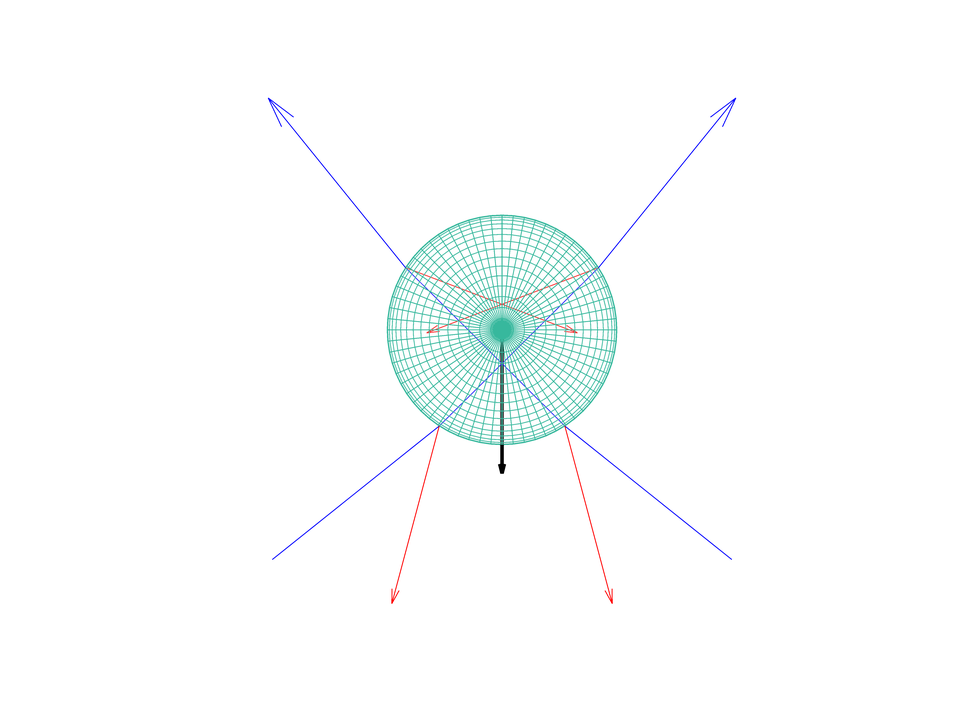
%> input picture ScatteringDoubleRay.png, 970 x 727 px, shrunk from 4667 x 3500 before the run, given in place of solution_2.21Jul2014_22.42.27_000382.tiff, which was not available
$ octave ImageFiltering_New.m   (GNU Octave 9; MATLAB toolbox functions it lacks are replaced by stand-ins)
%> lines starting %> are read from the running program, lines starting %| are printed output that depends on the picture; in (x1, y1, x2, y2) boxes, pixels count from 0 and x2, y2 are one past the last pixel; in counts of white or black regions, pixels touching at a corner belong together; the program's own positions count from 1; pictures that were not available may be replaced by others from this repository, and a replacement may not be noted
### Matlab_routines/bpassA.m
function res = bpassA(image_array,lnoise,lobject,threshold)
%
% NAME:
%               bpass
% PURPOSE:
%               Implements a real-space bandpass filter that suppresses
%               pixel noise and long-wavelength image variations while
%               retaining information of a characteristic size.
%
% CATEGORY:
%               Image Processing
% CALLING SEQUENCE:
%               res = bpass( image_array, lnoise, lobject )
% INPUTS:
%               image:  The two-dimensional array to be filtered.
%               lnoise: Characteristic lengthscale of noise in pixels.
%                       Additive noise averaged over this length should
%                       vanish. May assume any positive floating value.
%                       May be set to 0 or false, in which case only the
%                       highpass "background subtraction" operation is
%                       performed.
%               lobject: (optional) Integer length in pixels somewhat
%                       larger than a typical object. Can also be set to
%                       0 or false, in which case only the lowpass
%                       "blurring" operation defined by lnoise is done,
%                       without the background subtraction defined by
%                       lobject.  Defaults to false.
%               threshold: (optional) By default, after the convolution,
%                       any negative pixels are reset to 0.  Threshold
%                       changes the threshhold for setting pixels to
%                       0.  Positive values may be useful for removing
%                       stray noise or small particles.  Alternatively, can
%                       be set to -Inf so that no threshholding is
%                       performed at all.
%
% OUTPUTS:
%               res:    filtered image.
% PROCEDURE:
%               simple convolution yields spatial bandpass filtering.
% NOTES:
% Performs a bandpass by convolving with an appropriate kernel.  You can
% think of this as a two part process.  First, a lowpassed image is
% produced by convolving the original with a gaussian.  Next, a second
% lowpassed image is produced by convolving the original with a boxcar
% function. By subtracting the boxcar version from the gaussian version, we
% are using the boxcar version to perform a highpass.
%
% original - lowpassed version of original => highpassed version of the
% original
%
% Performing a lowpass and a highpass results in a bandpassed image.
%
% Converts input to double.  Be advised that commands like 'image' display
% double precision arrays differently from UINT8 arrays.

% MODIFICATION HISTORY:
%               Written by David G. Grier, The University of Chicago, 2/93.
%
%               Greatly revised version DGG 5/95.
%
%               Added /field keyword JCC 12/95.
%
%               Memory optimizations and fixed normalization, DGG 8/99.
%               Converted to Matlab by D.Blair 4/2004-ish
%
%               Fixed some bugs with conv2 to make sure the edges are
%               removed D.B. 6/05
%
%               Removed inadvertent image shift ERD 6/05
%
%               Added threshold to output.  Now sets all pixels with
%               negative values equal to zero.  Gets rid of ringing which
%               was destroying sub-pixel accuracy, unless window size in
%               cntrd was picked perfectly.  Now centrd gets sub-pixel
%               accuracy much more robustly ERD 8/24/05
%
%               Refactored for clarity and converted all convolutions to
%               use column vector kernels for speed.  Running on my
%               macbook, the old version took ~1.3 seconds to do
%               bpass(image_array,1,19) on a 1024 x 1024 image; this
%               version takes roughly half that. JWM 6/07
%
%       This code 'bpass.pro' is copyright 1997, John C. Crocker and
%       David G. Grier.  It should be considered 'freeware'- and may be
%       distributed freely in its original form when properly attributed.

if nargin < 3, lobject = false; end
if nargin < 4, threshold = 0; end

normalize = @(x) x/sum(x);

image_array = double(image_array);

if lnoise == 0
  gaussian_kernel = 1;
else
  gaussian_kernel = normalize(...
    exp(-((-ceil(5*lnoise):ceil(5*lnoise))/(2*lnoise)).^2));
end

if lobject
  boxcar_kernel = normalize(...
      ones(1,length(-round(lobject):round(lobject))));
end

% JWM: Do a 2D convolution with the kernels in two steps each.  It is
% possible to do the convolution in only one step per kernel with
%
  % gconv = conv2(gaussian_kernel',gaussian_kernel,image_array,'same');
  % bconv = conv2(boxcar_kernel', boxcar_kernel,image_array,'same');
%
% but for some reason, this is slow.  The whole operation could be reduced
% to a single step using the associative and distributive properties of
% convolution:
%
  % filtered = conv2(image_array,...
  %   gaussian_kernel'*gaussian_kernel - boxcar_kernel'*boxcar_kernel,...
  %   'same');
%
% But this is also comparatively slow (though inexplicably faster than the
% above).  It turns out that convolving with a column vector is faster than
% convolving with a row vector, so instead of transposing the kernel, the
% image is transposed twice.

gconv = conv2(image_array',gaussian_kernel','same');
gconv = conv2(gconv',gaussian_kernel','same');
filtered = gconv;


% JWM: I question the value of zeroing out negative pixels.  It's a
% nonlinear operation which could potentially mess up our expectations
% about statistics.  Is there data on 'Now centroid gets subpixel accuracy
% much more robustly'?  To choose which approach to take, uncomment one of
% the following two lines.
% ERD: The negative values shift the peak if the center of the cntrd mask
% is not centered on the particle.

% res = filtered;
%filtered(filtered < threshold) = 0;
res = filtered;

### Matlab_routines/ImageFiltering_New.m
%Routine to perform a pre-track ImageFiltering analysis on a sample frame. Useful to
%individuate the correct parameters for a good filtering, necessary for a
%correct particle tracking

%N.B! This routine serves to see if the image filtering procedure is
%appropriate for your serie of image. Carefully check the filtered image
%before doing the real tracking on the overall serie. You are warned!

%The refinement routine is a centroid location algorithm which provides
%sub-pixel resolution for particle tracking. It does correct the position of the brightest pixel and excludes particles which are too close to the pic edges. See the documentation of
%cntrd.m

close all
ext=input('Indicate folder of your files ','s');
%> the answer given: ..
%cd(ext)
ext=input('Indicate extension of your files ','s');
%> the answer given: ../ScatteringDoubleRay.png
pic='\\np-nobelium\OE_Personal\ac2014\Desktop\Oil_Colloids_DJ\Diffusivity_2014_07_21_331fps\solution_2.21Jul2014_22.42.27\solution_2.21Jul2014_22.42.27_000382.tiff';
ext='\\np-nobelium\OE_Personal\ac2014\Desktop\Oil_Colloids_DJ\hig_exp_low_fps_50fps\Solution_Colloid_3_2014_07_18\Solution_Colloid.18Jul2014_14.01.45_001081.tiff';


%Show original image
figure
imshow(pic)
hold on
M = size(imread(pic),1);
%> M = 727
N = size(imread(pic),2);
%> N = 970
for k = 1:20:M
    x = [1 N];
    y = [k k];
    plot(x,y,'Color','w','LineStyle','-');
    plot(x,y,'Color','k','LineStyle',':');
end
%> this loop made 37 passes
%> (k, y) on passes 2 to 9: (21, [21 21]), (41, [41 41]), (61, [61 61]), (81, [81 81]), (101, [101 101]), (121, [121 121]), (141, [141 141]), (161, [161 161])

for k = 1:20:N
    x = [k k];
    y = [1 M];
    plot(x,y,'Color','w','LineStyle','-');
    plot(x,y,'Color','k','LineStyle',':');
end
%> this loop made 49 passes
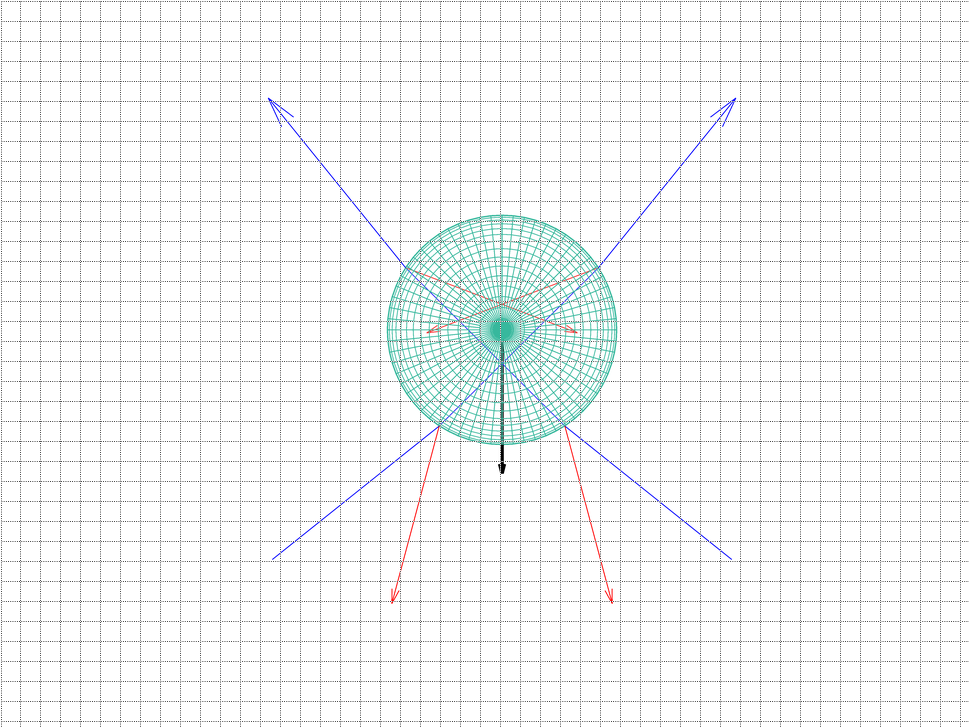
%> figure redrawn from the program's plot data

hold off

%Select appropriate conversion based on pic format
if ismatrix(imread(pic))
    I = double(imread(pic));
else
    I = double(rgb2gray(imread(pic)));
end

Ibscaled=I./max(max(I));
%Show scaled image
figure
imshow(Ibscaled)

%Apply convo filter (smears out noise)& contrast enhance the picture
threshold=0.2*max(Ibscaled(:));
%> threshold = 0.2
im=imadjust(bpassA(1-Ibscaled,1,1,threshold));
%> in bpassA, `gconv = conv2(image_array',gaussian_kernel','same');`:
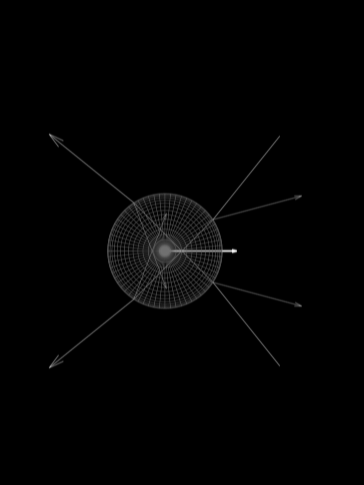
%> gconv: size 970x727 double (shown at 1/2 size); min 0, max 0.985, mean 0.0103
figure
imshow(im)
figure
im_enh=imadjust(im-imopen(im,strel('square',15)));
imshow(im_enh)

%Binarize im
level = graythresh(im_enh)*3;
%> level = 1.08
while level > 1
    level = level*0.9;
end
%> this loop made 1 pass
%> level on pass 1: 0.974
bw = im2bw(im_enh,level);
%> bw: size 727x970 logical; 1.1% white in thin lines or dots, all inside (x1, y1, x2, y2) = (267, 97, 737, 604)
bw = bwareaopen(bw, 50);
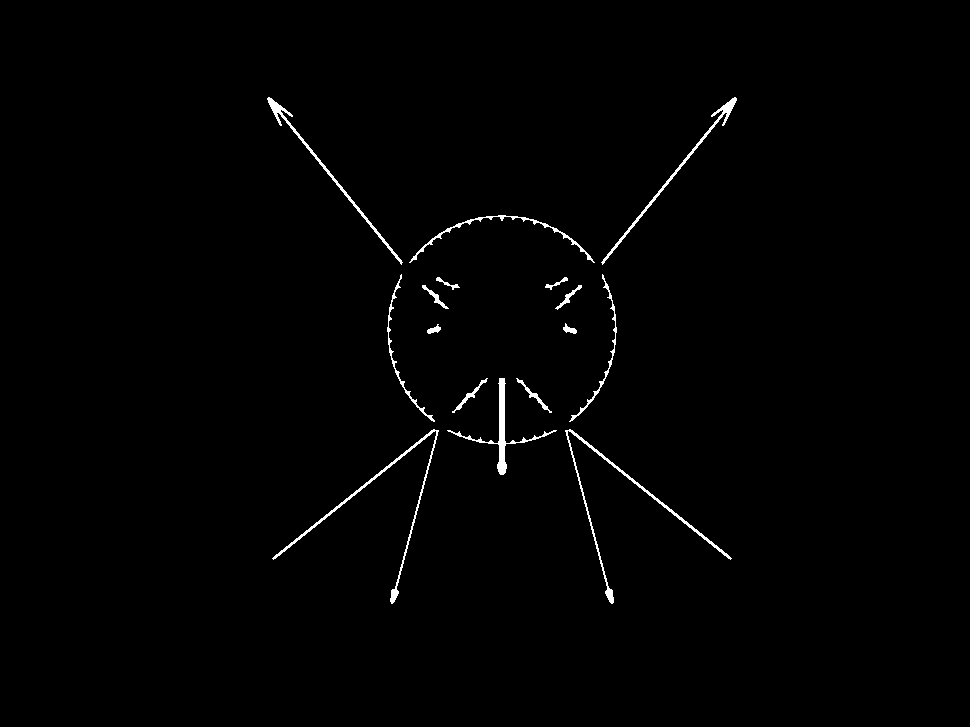
%> bw: size 727x970 logical; 0.94% white; 16 white regions, largest, box (x1, y1, x2, y2) and area: (565, 429, 732, 604) 1023, (272, 429, 439, 604) 1000, (447, 378, 557, 475) 866
bw = imfill(bw,'holes');


%Find region & centriud
im_prop=regionprops(bw,im_enh,'Area','PixelIdxList','WeightedCentroid');
%> im_prop = 16 regions; largest, Area and WeightedCentroid: 1023 [627 509], 1000 [378.7 508.8], 866 [502.4 431.7], 766 [324.7 167.6], 762 [680.4 167.6]
while size(im_prop,1) > 1 && level > 0.2
    level = level*0.9;
    bw = im2bw(im_enh,level);
    bw = bwareaopen(bw, 50);
   im_prop=regionprops(bw,im_enh,'Area','PixelIdxList','WeightedCentroid');
end
%> this loop made 5 passes
%> level on passes 1 to 4: 0.877, 0.789, 0.71, 0.639
bw = imfill(bw,'holes');
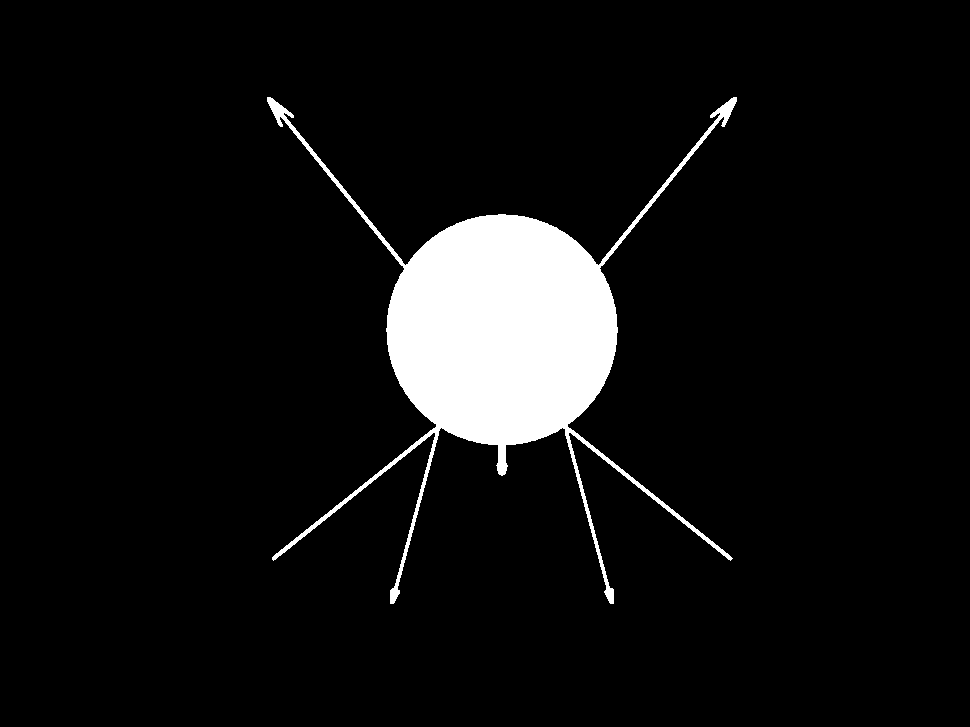
%> bw: size 727x970 logical; 6.8% white; 1 white region, box (x1, y1, x2, y2) and area: (267, 97, 737, 604) 47677
[circles,radii,metric]=imfindcircles(bw,[5 15]);
%> circles = [502.5 468.2; 610.6 595.3; 394.9 595.5; 336 181.5; 668.2 182.6]; radii = [6.28; 5.39; 5.13; 5; 5]; metric = [0.32; 0.204; 0.176; 0.0529; 0.0514]
figure
imshow(bw)
figure
imshow(im_enh)
hold on
viscircles(circles,radii,'EdgeColor','b')
plot(im_prop.WeightedCentroid(1),im_prop.WeightedCentroid(2),'ro','MarkerSize',1,'LineWidth',2)
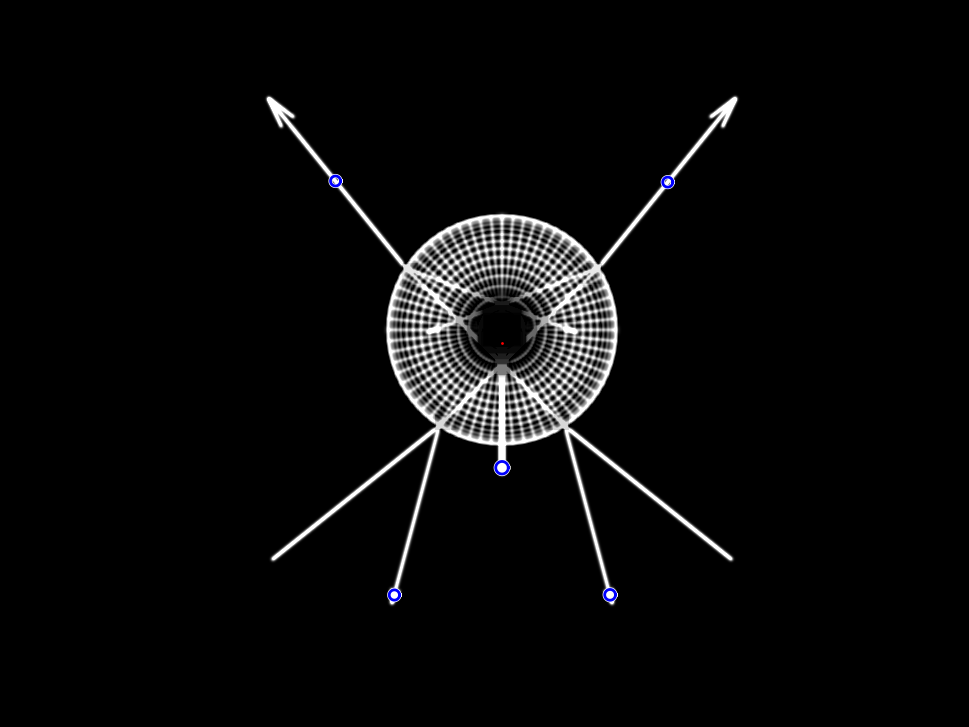
%> figure redrawn from the program's plot data
 % cnt=cntrd(Ib,pk,featdiam+3-mod(featdiam,2));
 % Blue circles: particle pos after image refinement
 % plot(cnt(:,1),cnt(:,2),'bo','MarkerSize',featdiam,'LineWidth',2)
 im_prop.WeightedCentroid
%> ans = [502.6 343.7]
hold off

$ run again, on ScatteringMultiRay.png
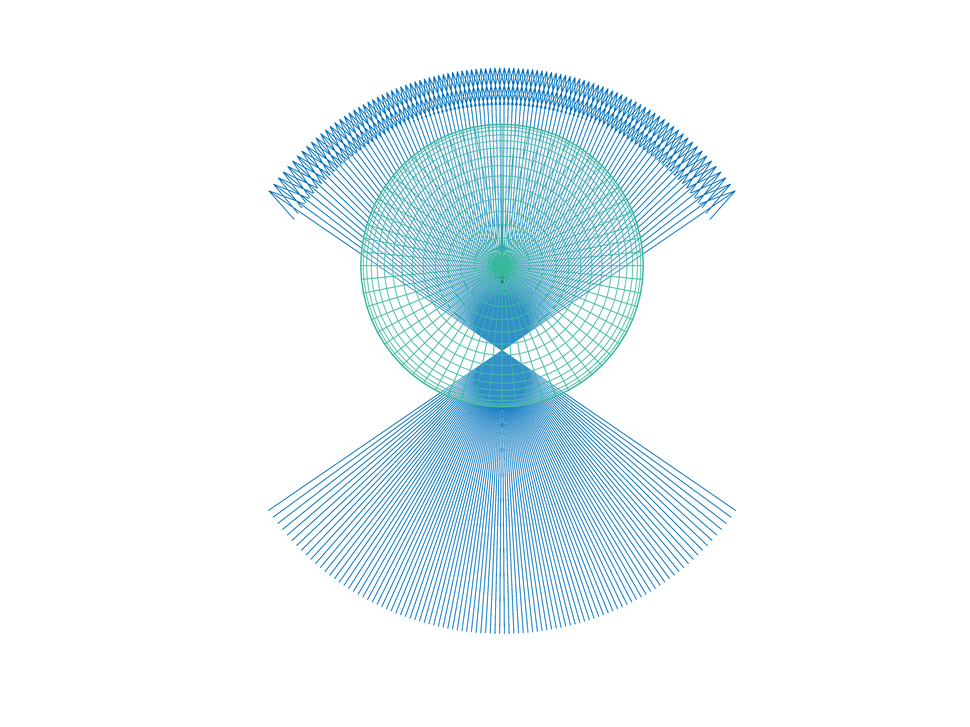
%> input picture ScatteringMultiRay.png, 970 x 727 px, shrunk from 4667 x 3500 before the run, given in place of solution_2.21Jul2014_22.42.27_000382.tiff, which was not available
%> M = 727
%> N = 970
%> the loop `for k = 1:20:M` made 37 passes
%> (k, y) on passes 2 to 9: (21, [21 21]), (41, [41 41]), (61, [61 61]), (81, [81 81]), (101, [101 101]), (121, [121 121]), (141, [141 141]), (161, [161 161])
%> the loop `for k = 1:20:N` made 49 passes
%> threshold = 0.2
%> `level = graythresh(im_enh)*3;`: level = 0.953
%> `bw = bwareaopen(bw, 50);`:
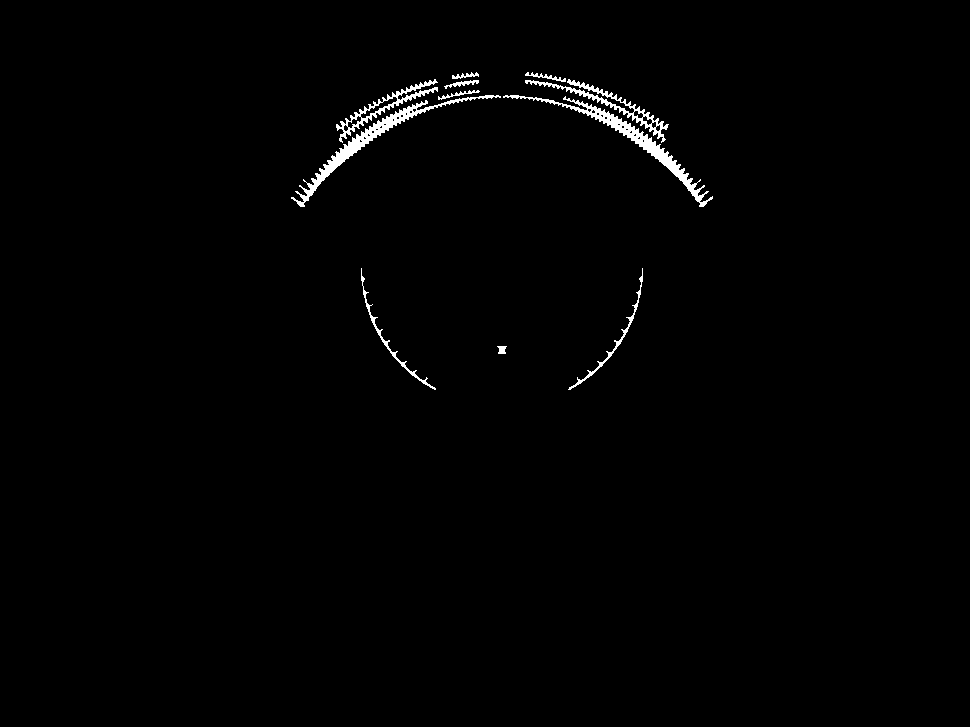
%> bw: size 727x970 logical; 1% white; 11 white regions, largest, box (x1, y1, x2, y2) and area: (503, 95, 713, 207) 1914, (291, 95, 501, 207) 1886, (525, 79, 669, 143) 1065
%> im_prop = 11 regions; largest, Area and WeightedCentroid: 1960 [634 141.8], 1929 [370.5 142.2], 1180 [613.8 105.9], 1158 [382.6 108.4], 404 [390.6 340.3]
%> the loop `while size(im_prop,1) > 1 && level > 0.2` made 15 passes
%> level on passes 1 to 8: 0.858, 0.772, 0.695, 0.625, 0.563, 0.506, 0.456, 0.41
%> circles = [502.4 247.2; 502.5 351.9; 502.8 576.7; 534.8 344.4; 291.1 174; 476.7 348.5; 429.2 376.9; 687.1 151.9; 611.7 325.6; 501.6 550.4]; radii = [6.58; 6.32; 6.02; 8.67; 8.38; 5.54; 10.12; 11.82; 5; 5]; metric = [0.379; 0.348; 0.302; 0.221; 0.146; 0.143; 0.136; 0.0915; 0.0134; 0]
%> `plot(im_prop.WeightedCentroid(1),im_prop.WeightedCentroid(2),'ro','Mar..`:
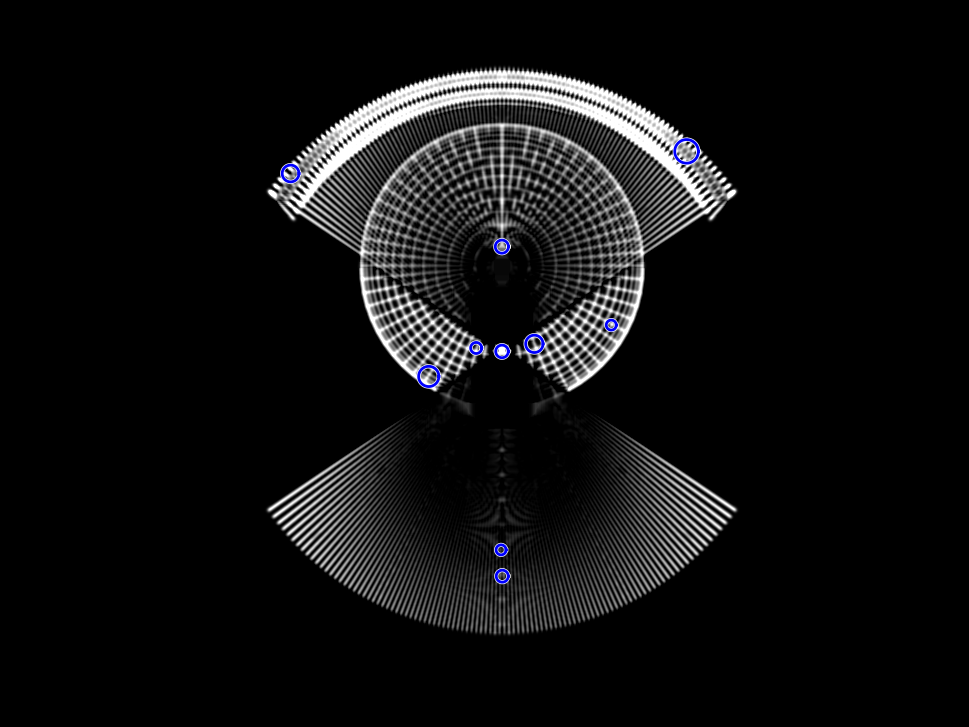
%> figure redrawn from the program's plot data
%> ans = [672.9 520.7]
